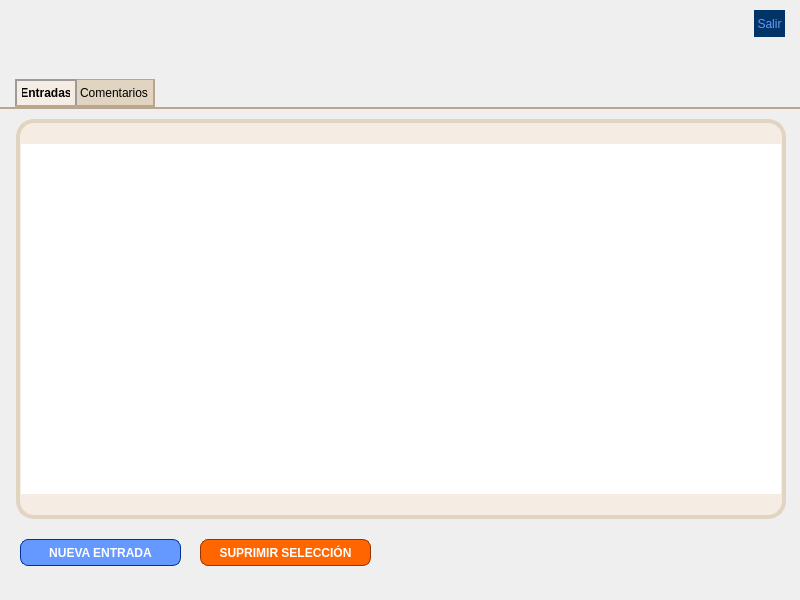
<?xml version="1.0" encoding="UTF-8"?>
<ui version="4.0">
 <class>MainWindow</class>
 <widget class="QMainWindow" name="MainWindow">
  <property name="geometry">
   <rect>
    <x>0</x>
    <y>0</y>
    <width>800</width>
    <height>600</height>
   </rect>
  </property>
  <property name="windowTitle">
   <string>Google Data Qt Client - Blogger example</string>
  </property>
  <property name="locale">
   <locale language="Spanish" country="Spain"/>
  </property>
  <property name="unifiedTitleAndToolBarOnMac">
   <bool>false</bool>
  </property>
  <widget class="QWidget" name="mainWidget">
   <property name="cursor">
    <cursorShape>ArrowCursor</cursorShape>
   </property>
   <widget class="QFrame" name="header">
    <property name="geometry">
     <rect>
      <x>0</x>
      <y>0</y>
      <width>800</width>
      <height>80</height>
     </rect>
    </property>
    <property name="styleSheet">
     <string notr="true">background-image: url(:/images/res/header.png);
border: 0px;</string>
    </property>
    <property name="frameShape">
     <enum>QFrame::StyledPanel</enum>
    </property>
    <property name="frameShadow">
     <enum>QFrame::Raised</enum>
    </property>
    <widget class="QPushButton" name="exitButton">
     <property name="geometry">
      <rect>
       <x>754</x>
       <y>10</y>
       <width>31</width>
       <height>27</height>
      </rect>
     </property>
     <property name="cursor">
      <cursorShape>PointingHandCursor</cursorShape>
     </property>
     <property name="styleSheet">
      <string notr="true">background:  #003366;
border: 0px;
color: #6699ff;</string>
     </property>
     <property name="text">
      <string>Salir</string>
     </property>
    </widget>
   </widget>
   <widget class="QFrame" name="body">
    <property name="geometry">
     <rect>
      <x>0</x>
      <y>79</y>
      <width>800</width>
      <height>520</height>
     </rect>
    </property>
    <property name="styleSheet">
     <string notr="true">background-image: url(:/images/res/back.png);
border: 0px;</string>
    </property>
    <property name="frameShape">
     <enum>QFrame::StyledPanel</enum>
    </property>
    <property name="frameShadow">
     <enum>QFrame::Raised</enum>
    </property>
    <widget class="QTabWidget" name="tabWidget">
     <property name="geometry">
      <rect>
       <x>0</x>
       <y>0</y>
       <width>800</width>
       <height>521</height>
      </rect>
     </property>
     <property name="styleSheet">
      <string notr="true">QWidget {
background-image: url(:/images/res/mainback.png);
}
QTabWidget::pane { /* The tab widget frame */
border-top: 2px solid #baa68e;
}
QTabWidget::tab-bar {
left: 15px; /* move to the right by 5px */
}
/* Style the tab using the tab sub-control. Note that it reads QTabBar _not_ QTabWidget */
QTabBar::tab {
background: #e1d4c0;
border: 1.5px solid #baa68e;
border-bottom-color: #baa68e; /* same as the pane color */
min-width: 18ex;
padding: 5px;
}
QTabBar::tab:hover {
color: #ff6600; background: #f5ede3; 
}
QTabBar::tab:selected {
font:bold;
background: #f5ede3; 
border-color: #9B9B9B;
border-bottom-color:#baa68e;/* same as pane color */
}
QTabBar::tab:!selected {
margin-top: -1px; /* make non-selected tabs look smaller */
}
QTabBar::tab:selected {
/* expand/overlap to the left and right by 4px */
margin-left: -4px;
margin-right: -4px;
}
QTabBar::tab:first:selected {
margin-left: 0; /* the first selected tab has nothing to overlap with on the left */
}
QTabBar::tab:last:selected {
margin-right: 0; /* the last selected tab has nothing to overlap with on the right */
}
QTabBar::tab:only-one {
margin: 0; /* if there is only one tab, we don't want overlapping margins */
}


</string>
     </property>
     <property name="tabPosition">
      <enum>QTabWidget::North</enum>
     </property>
     <property name="tabShape">
      <enum>QTabWidget::Rounded</enum>
     </property>
     <property name="currentIndex">
      <number>0</number>
     </property>
     <property name="elideMode">
      <enum>Qt::ElideNone</enum>
     </property>
     <property name="movable">
      <bool>true</bool>
     </property>
     <widget class="QWidget" name="entradasTab">
      <attribute name="title">
       <string>Entradas</string>
      </attribute>
      <widget class="QFrame" name="entradasFrame">
       <property name="geometry">
        <rect>
         <x>16</x>
         <y>10</y>
         <width>770</width>
         <height>400</height>
        </rect>
       </property>
       <property name="styleSheet">
        <string notr="true">background: #f5ede3;
border: 4px solid #e1d4c0;
border-top-left-radius: 18px;
border-top-right-radius: 18px;
border-bottom-right-radius: 18px;
border-bottom-left-radius: 18px;
</string>
       </property>
       <property name="frameShape">
        <enum>QFrame::StyledPanel</enum>
       </property>
       <property name="frameShadow">
        <enum>QFrame::Raised</enum>
       </property>
       <widget class="QTableWidget" name="tableWidget">
        <property name="geometry">
         <rect>
          <x>5</x>
          <y>25</y>
          <width>760</width>
          <height>350</height>
         </rect>
        </property>
        <property name="styleSheet">
         <string notr="true">background: #fff;
border: 0px;
border-top-left-radius: 0px;
border-top-right-radius: 0px;
border-bottom-right-radius: 0px;
border-bottom-left-radius: 0px;
</string>
        </property>
        <property name="selectionMode">
         <enum>QAbstractItemView::NoSelection</enum>
        </property>
        <property name="showGrid">
         <bool>false</bool>
        </property>
        <property name="gridStyle">
         <enum>Qt::CustomDashLine</enum>
        </property>
        <property name="columnCount">
         <number>1</number>
        </property>
        <attribute name="horizontalHeaderVisible">
         <bool>false</bool>
        </attribute>
        <attribute name="verticalHeaderVisible">
         <bool>false</bool>
        </attribute>
        <column/>
       </widget>
      </widget>
      <widget class="QPushButton" name="pushButton">
       <property name="geometry">
        <rect>
         <x>20</x>
         <y>430</y>
         <width>161</width>
         <height>27</height>
        </rect>
       </property>
       <property name="cursor">
        <cursorShape>PointingHandCursor</cursorShape>
       </property>
       <property name="styleSheet">
        <string notr="true">background: #6699ff;
color: white; 
font:bold;
border-top-left-radius: 8px;
border-top-right-radius: 8px;
border-bottom-right-radius: 8px;
border-bottom-left-radius: 8px;
border: 1px solid #003399;
</string>
       </property>
       <property name="text">
        <string>NUEVA ENTRADA</string>
       </property>
      </widget>
      <widget class="QPushButton" name="pushButton_2">
       <property name="geometry">
        <rect>
         <x>200</x>
         <y>430</y>
         <width>171</width>
         <height>27</height>
        </rect>
       </property>
       <property name="cursor">
        <cursorShape>PointingHandCursor</cursorShape>
       </property>
       <property name="styleSheet">
        <string notr="true">background: #ff6600;
color: white; 
font:bold;
border-top-left-radius: 8px;
border-top-right-radius: 8px;
border-bottom-right-radius: 8px;
border-bottom-left-radius: 8px;
border: 1px solid #993300;
</string>
       </property>
       <property name="text">
        <string>SUPRIMIR SELECCIÓN</string>
       </property>
      </widget>
     </widget>
     <widget class="QWidget" name="comentariosTab">
      <attribute name="title">
       <string>Comentarios</string>
      </attribute>
     </widget>
    </widget>
   </widget>
  </widget>
 </widget>
 <layoutdefault spacing="6" margin="11"/>
 <resources/>
 <connections/>
</ui>
